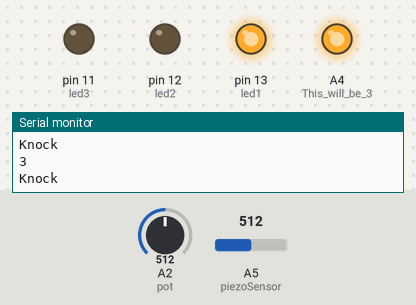
Bench run of a sketch on a simulated Arduino Uno, built with avr-gcc and run on an emulated ATmega328P. Shown: output pins drawn as LEDs (lit = HIGH), the last lines printed to the serial monitor. Inputs (shaded band) come from the test bench; at power-on: A2 (pot) = 512, A5 (piezoSensor) = 512.

Above: at 1.2 s.
1.3 s: A2 (pot) set to 1023
At 2.4 s:
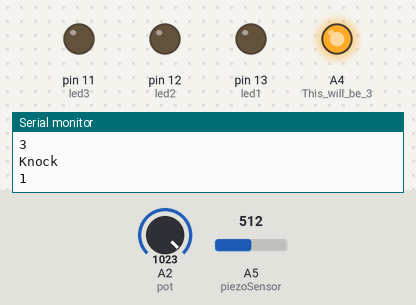
7.9 s: A5 (piezoSensor) set to 109
10.0 s: A5 (piezoSensor) set to 90
At 11.6 s:
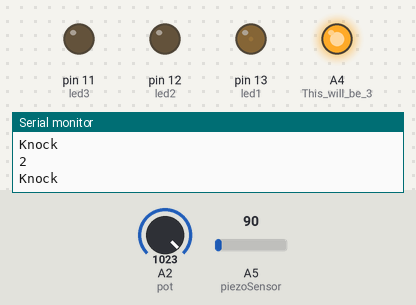
12.4 s: A2 (pot) set to 900
At 13.0 s:
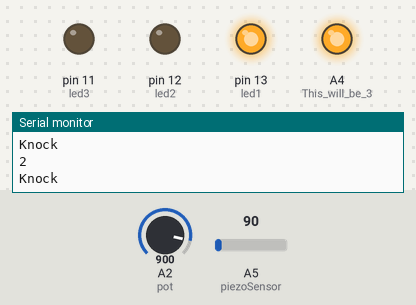
Timing chart, 0 to 16.9 s (numbered marks = the images above; inputs shaded):
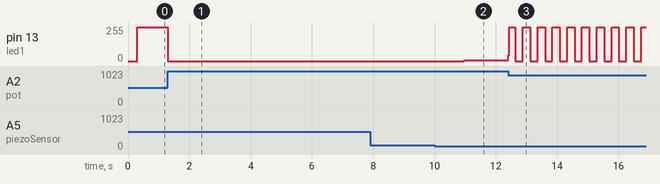

Measured:
- after the input at 1.3 s, pin 13 (led1): goes on until 1.3 s, then stays 0/255
- after the input at 10.0 s, pin 13 (led1): 0/255 → 7/255 after 0.97 s
- after the input at 12.4 s, pin 13 (led1): 7/255 → 43/255 at once, then repeats every 0.44 s: 255/255 0.20 s, 0/255 0.24 s

The sketch:

LEDPiezoBlink_KnockSequence.ino
```cpp
const int piezoSensor = A5; // analog pin in piezo is connected to pin 5
const int threshold = 100;
const int timeout = 1000;
const int led1 = 13; // the pin the LED is connected to
const int led2 = 12;
const int led3 = 11;


int sensorReading = 0; //variable to store value read from sensor
int knock = 0;
int timeStart = 0;
int timeNow = 0;
int amountKockled1 = 1;
int amountKnockled2 = 2;
int amountKnockled3 = 3;


void setup() {
  pinMode(led1, OUTPUT); // Declare the LED as an output
  pinMode(led2, OUTPUT);
  pinMode(led3, OUTPUT);
  pinMode(A0, OUTPUT);  //This will be GND for the potentiometer
  pinMode(A4, OUTPUT);  //This will be 3.3V for the pot.
  digitalWrite(A0, LOW);
  digitalWrite(A4, HIGH);
  Serial.begin(9600); //start serial monitor window
  digitalWrite(led1, LOW); //start with all leds off
  digitalWrite(led3, LOW);
}

void loop() {

  while ((timeNow - timeStart < timeout) && knock < 3)  {  // check for knock till timed out or knock = 3
    sensorReading = analogRead(piezoSensor);
    timeNow = millis();
    if (sensorReading >= threshold) {                      // if knock
      knock ++;
      Serial.println(knock);
      timeStart = millis();                                // start timer;
      delay(100);                                          // wait for the knock to fade
      Serial.println("Knock");
    }
  }

  if ((timeNow - timeStart >= timeout) || knock == 3) { //check if timed out
    if (knock = amountKockled1){
      digitalWrite(led2, LOW);
      digitalWrite(led3, LOW);
      int pot_value = analogRead(A2); // pot wiper is on A2
      int delay_level = map(pot_value, 0, 1023, 2000, 0); // map motor level to delay period
      digitalWrite(led1, HIGH); // Turn the LED on
      delay(delay_level); // wait for a time dependent on the pot level
      digitalWrite(led1, LOW); //Turn the LED off
      delay(delay_level); // wait for a time dependent on the pot level
    } else {
      if (knock = amountKnockled2) {
        digitalWrite(led1, LOW);
        digitalWrite(led3, LOW);
        int pot_value = analogRead(A2); // pot wiper is on A2
        int delay_level = map(pot_value, 0, 1023, 2000, 0); // map motor level to delay period
        digitalWrite(led2, HIGH); // Turn the LED on
        delay(delay_level); // wait for a time dependent on the pot level
        digitalWrite(led2, LOW); //Turn the LED off
        delay(delay_level); // wait for a time dependent on the pot level
      } else {
        if (knock = amountKnockled3) {
          digitalWrite(led1, LOW);
          digitalWrite(led2, LOW);
          int pot_value = analogRead(A2); // pot wiper is on A2
          int delay_level = map(pot_value, 0, 1023, 2000, 0); // map motor level to delay period
          digitalWrite(led3, HIGH); // Turn the LED on
          delay(delay_level); // wait for a time dependent on the pot level
          digitalWrite(led3, LOW); //Turn the LED off
          delay(delay_level); // wait for a time dependent on the pot level
        } else  {  // if knock is incorrect{
            digitalWrite(led1, LOW); //Turn all LEDs off
            digitalWrite(led2, LOW);
            digitalWrite(led3, LOW);
            Serial.println("False");
      }
    }
  }
  }
    knock = 0;                                             // clear knock
    timeStart = 0;                                         // reset time
    timeNow = 0;
}
```
